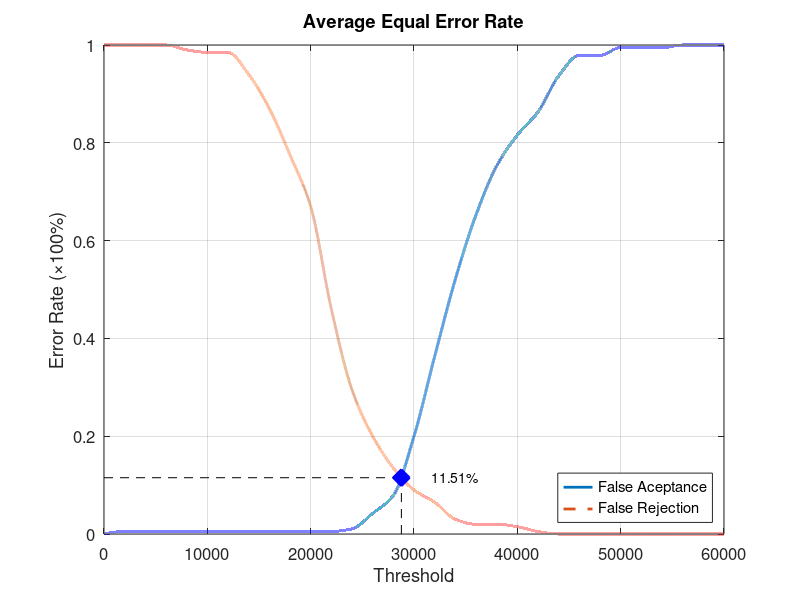
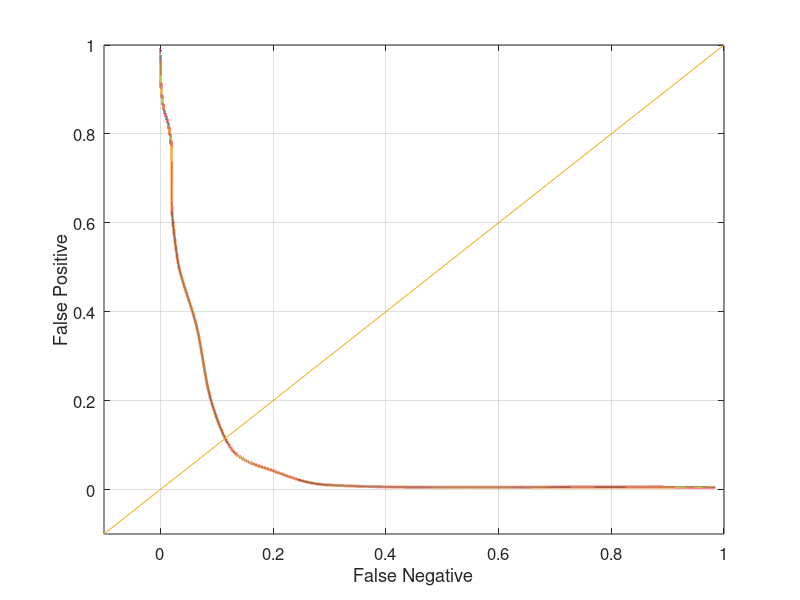

MATLAB code for these plots, in order:
function yEER = Database2_3
close all;
clear;
clc;
x = 0:2000:60000;
xq = 0:0.5:60000;

y0 = [0 0.00526316 0.00526316 0.00526316 0.00526316 0.00526316 0.00526316 0.00526316 0.00526316 0.00526316 0.00526316 0.00526316 0.0105263 0.0421053 0.0789474 0.2 0.363158 0.521053 0.652632 0.752632 0.815789 0.863158 0.936842 0.978947 0.978947 0.994737 0.994737 0.994737 1 1 1];
yy0 = interp1(x, y0, xq, 'pchip');
y1 = [1 1 1 1 0.99 0.985 0.985 0.94 0.87 0.775 0.67 0.46 0.295 0.2 0.135 0.09 0.065 0.03 0.02 0.02 0.015 0.005 0 0 0 0 0 0 0 0 0];
yy1 = interp1(x, y1, xq, 'pchip');

% Calculating EER: 
y2 = abs(y0 - y1);
find(y2 == min(y2))
yy2 = abs(yy0 - yy1);
xEER = find(yy2 == min(yy2));
xEERIndex = xq(xEER) % X-axis EER
yEER = yy0(xEER) % Y-axis EER

main = figure
plot(xq, yy0,'-','LineWidth', 2);	hold on
plot(xq, yy1,'--','LineWidth', 2);	hold on
plot([xEERIndex xEERIndex], [0 yEER], 'k--');	hold on
plot([0 xEERIndex], [yEER yEER], 'k--');	hold on
plot(xEERIndex, yEER, 'bx', 'LineWidth', 10);	hold on
text(xEERIndex + 10 * xEERIndex / 100, yEER, [num2str(round((10000 * yEER)) / 100) '%'])
legend('False Aceptance', 'False Rejection', 'Location', 'SouthEast')
xlabel('Threshold')
ylabel('Error Rate (\times100%)')
title('Average Equal Error Rate')
set(gca, 'FontSize', 12)
axis([0 60000 0 1])
grid on

print(main, 'Database2_3Main', '-dpng');
FNRxFPR = figure('Color', [1 1 1]);
plot(yy1, yy0, '-', yy1, yy0, 'LineWidth', 2);
hold on
y = -0.1:0.1:1
plot(y, y); 
set(gca, 'FontSize', 12)
xlabel('False Negative')
ylabel('False Positive')
axis([-0.1 1 -0.1 1])
set(gca, 'FontSize', 12)
grid on

print(FNRxFPR, 'Database2_3FNRxFPR','-dpng');
end
